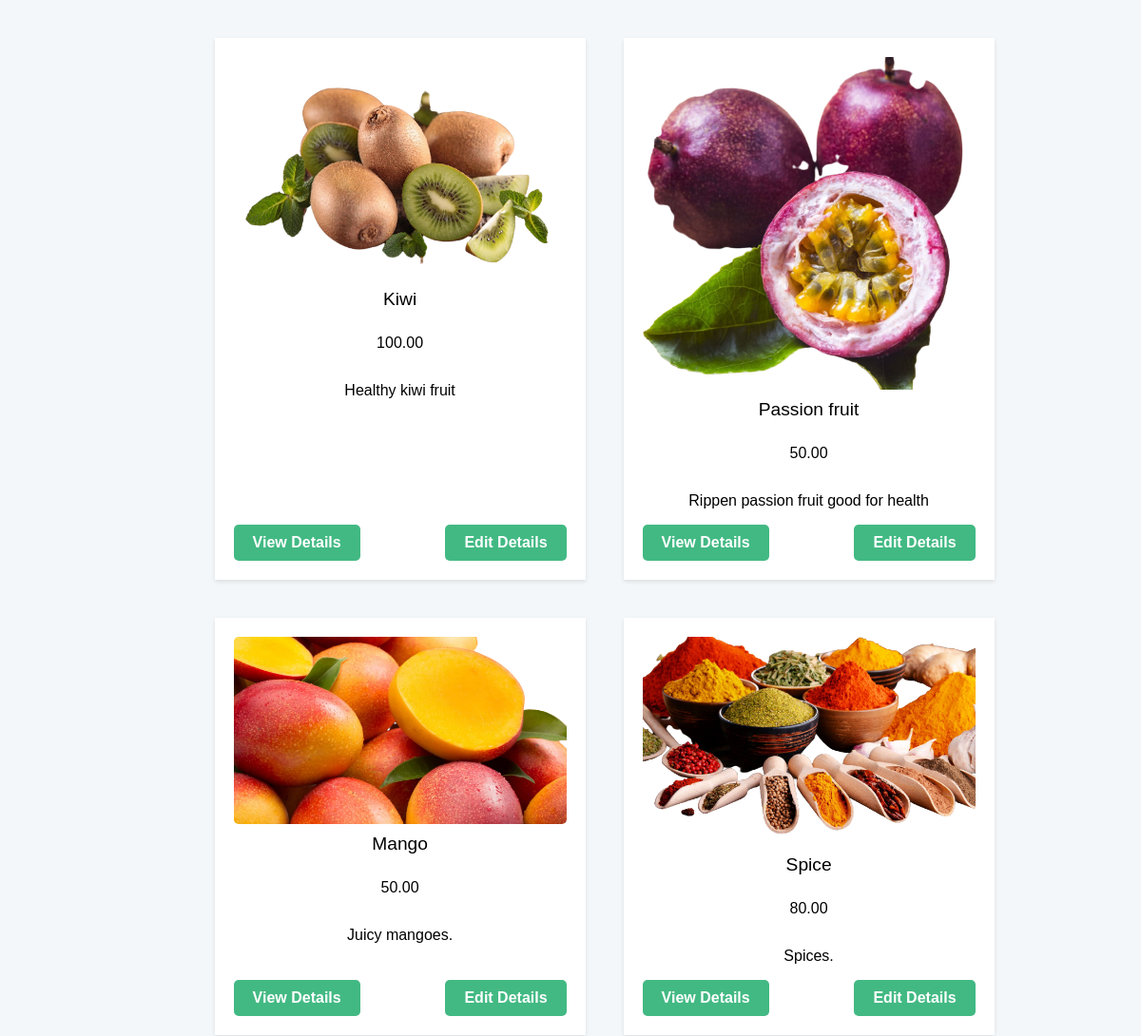
/inventory/products/list (upper part), run on an earlier commit of the app's database.
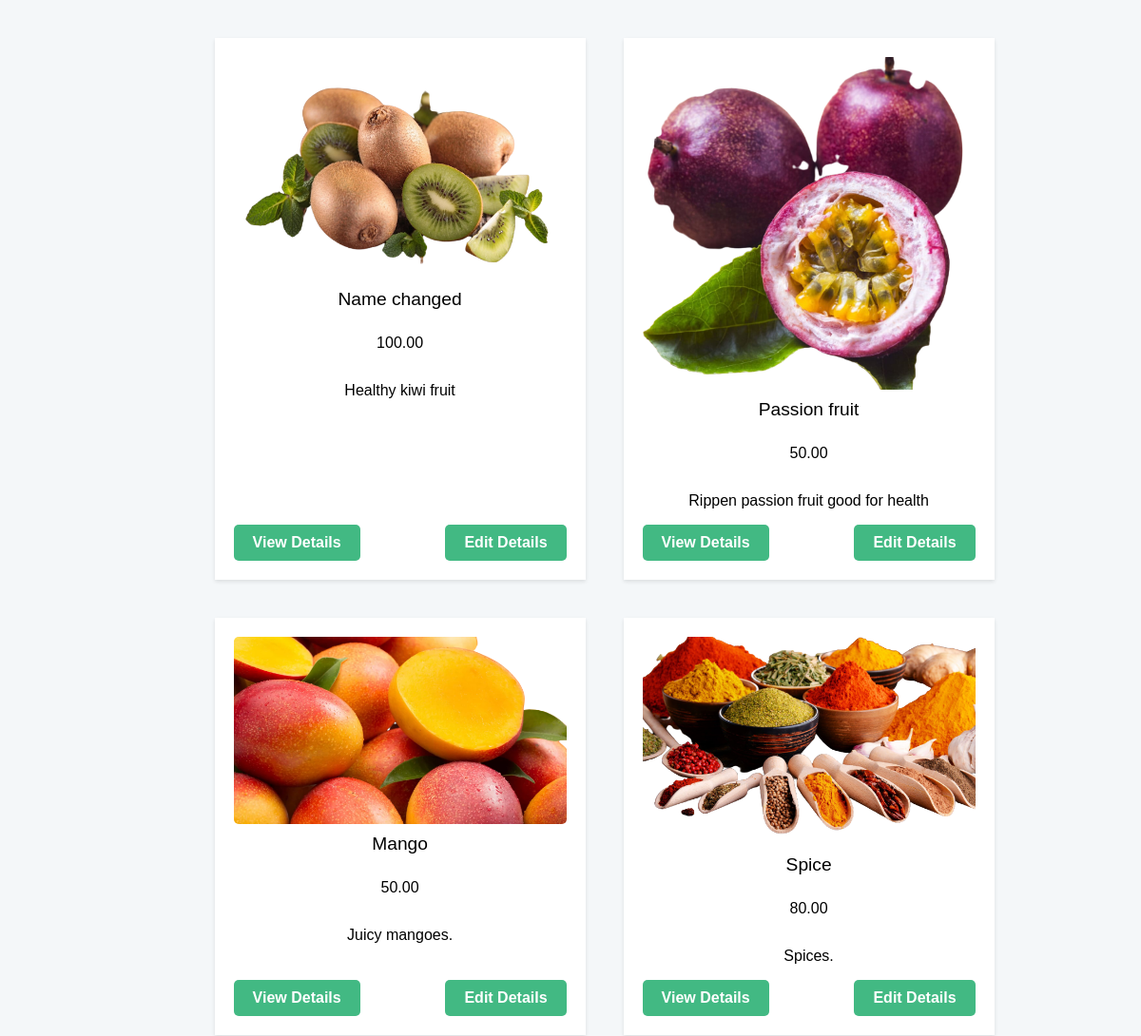
And on a later commit of the database.
### inventory/models.py (models this page shows)
class Product(models.Model):
    Vendor = models.ForeignKey(Vendor,null=True,on_delete=models.CASCADE)
    name=models.CharField(max_length=32)
    price=models.DecimalField(max_digits=8,decimal_places=2)
    description=models.TextField()
    image=models.ImageField(upload_to='images/')
    date_created=models.DateTimeField(auto_now_add=True)
    date_updated=models.DateTimeField(auto_now=True)
    stock=models.PositiveIntegerField()

### inventory/views.py (the view)
# urls.py: path("products/list" ,products_list,name ="products_list"),
def products_list(request):
    products = Product.objects.all()
    return render(request,"inventory/products_list.html",{"products":products})

### templates/inventory/products_list.html (shortened to what this page needs)
<!DOCTYPE html>
<html lang="en">
<head>
    </head>
    <body>
<div class="product-container">
        {% for product in products %}
        <div class="product">
            <img src="{{ product.image.url }}" alt="{{ product.title}}" class="images">
            <p class="product-title"> {{product.name}}</p>
            <p> {{product.price}}</p>
            <p> {{product.description}}</p>
            <div class="product-buttons">
                <a href="{% url 'product_detail_view' id=product.id %}">View Details</a>
                <a href="{% url 'product_update_view' id=product.id %}" class="edit">Edit Details</a>
        </div>
        </div>
        {% endfor%}
    </div>
</body>
</html>

What changed in the data, as far as the page shows it:
changed Product "Healthy kiwi fruit": name "Kiwi" → "Name changed"
